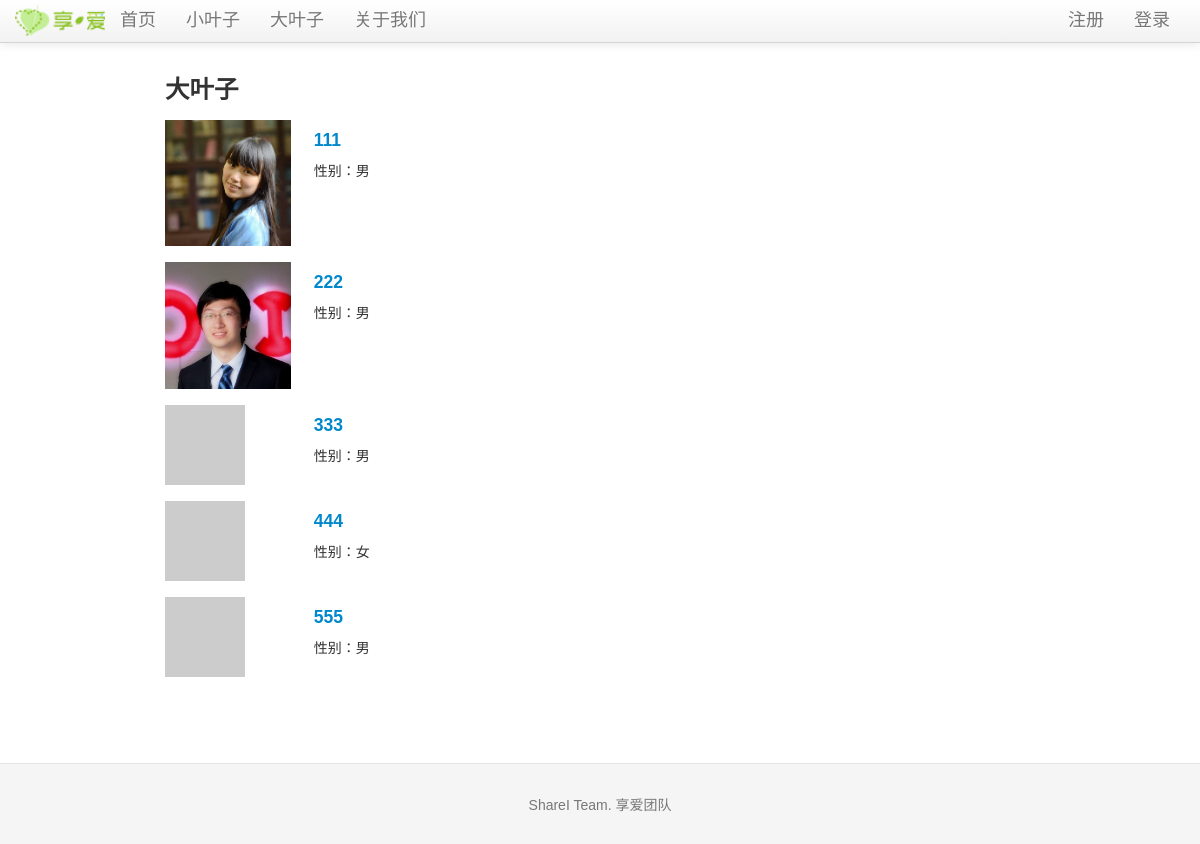
Screenshot of /bigleaf with the database file from the repository.
### tables this page shows
CREATE TABLE bleaf (avatar TEXT, bleaf_id integer PRIMARY KEY, email text, uname text, sex text, ulevel integer, password text, rrurl text, sinawburl text, qqwburl text, createtime TIMESTAMP);

### sharei.py (the view)
@app.route('/bigleaf')
def show_bigleafs():
    bigleafs = query_db('''select * from bleaf''')
    error = None
    if bigleafs is None:
        error = 'No big leaf now'
        return render_template('bigleaf.html', error=error)
    else:
        return render_template('bigleaf.html', error=error, bigleafs = bigleafs)

### sharei.py (called while the page is built)
def get_db():
    top = _app_ctx_stack.top
    if not hasattr(top, 'sqlite_db'):
        top.sqlite_db = sqlite3.connect(app.config['DATABASE'])
        top.sqlite_db.row_factory = sqlite3.Row
    return top.sqlite_db

@app.teardown_appcontext
def close_database(exception):
    top = _app_ctx_stack.top
    if hasattr(top, 'sqlite_db'):
        top.sqlite_db.close()

def query_db(query, args=(), one=False):
    cur = get_db().execute(query, args)
    rv = cur.fetchall()
    return (rv[0] if rv else None) if one else rv

@app.before_request
def before_request():
    g.bleaf = None
    if 'bleaf_id' in session:
        g.bleaf = query_db('select * from bleaf where bleaf_id = ?', [session['bleaf_id']], one=True)

### templates/bigleaf.html (shortened to what this page needs)
{% extends "layout.html" %}
{% block body %}
  <h3>大叶子</h3>
    {% for bigleaf in bigleafs %}
    <div class="row-fluid">
    <div class="span2">
        <img src={{ bigleaf.avatar }}>
    </div>
    <div class="span6" style="text-align : left;background-color:#FFFFFF; padding-left:20">
      <a href="{{ url_for('show_bigleaf', bleaf_id=bigleaf.bleaf_id) }}" target="_blank"><h4>{{bigleaf.uname}}</h4></a>
      <p>性别：{{bigleaf.sex}}<br>
    </div>
  </div><br>
{% endfor %}
{% endblock %}

### static/css/docs.css (style rules this page uses)
body { position: relative; padding-top: 40px; }

### templates/layout.html (style rules this page uses)
body { padding-top: 60px; font: 14px "微软雅黑", Verdana, Arial, Sans-serif; }

### rows the page displays
bleaf: avatar (picture), uname "111", sex "男"
bleaf: avatar (picture), uname "222", sex "男"
bleaf: uname "333", sex "男"
bleaf: uname "444", sex "女"
bleaf: uname "555", sex "男"
